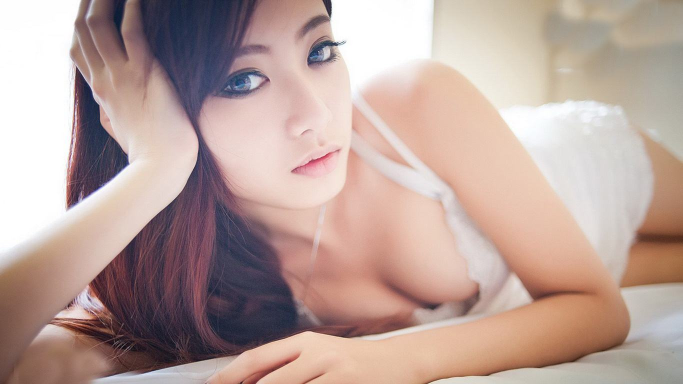
#> input picture timg.jpeg, 1366 x 768 px (shown at 1/2 size)
$ python test_matplotlib.py
#> lines starting #> are read from the running program, lines starting #| are printed output that depends on the picture
# !/usr/bin/python3
# -*- coding: utf-8 -*-

from PIL import Image
from pylab import *

# PIL转数组
im = array(Image.open('./timg.jpeg'))
#> im is the input picture: shape (768, 1366, 3); mean R, G, B 185.9, 162.5, 156

# 显示图片
imshow(im)

# 添加标题
title('Plotting: timg.jpeg')

# 关闭坐标
axis('off')

x = [100, 100, 400, 400]
y = [200, 500, 200, 500]

# 绘制点
plot(x, y, 'r*')

#绘制折线
plot(x[:2], y[:2])


# 最终调用，显示窗口
show()
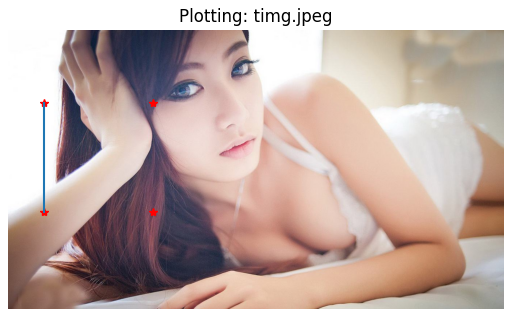
#> figure drawn by matplotlib, 1 panel
